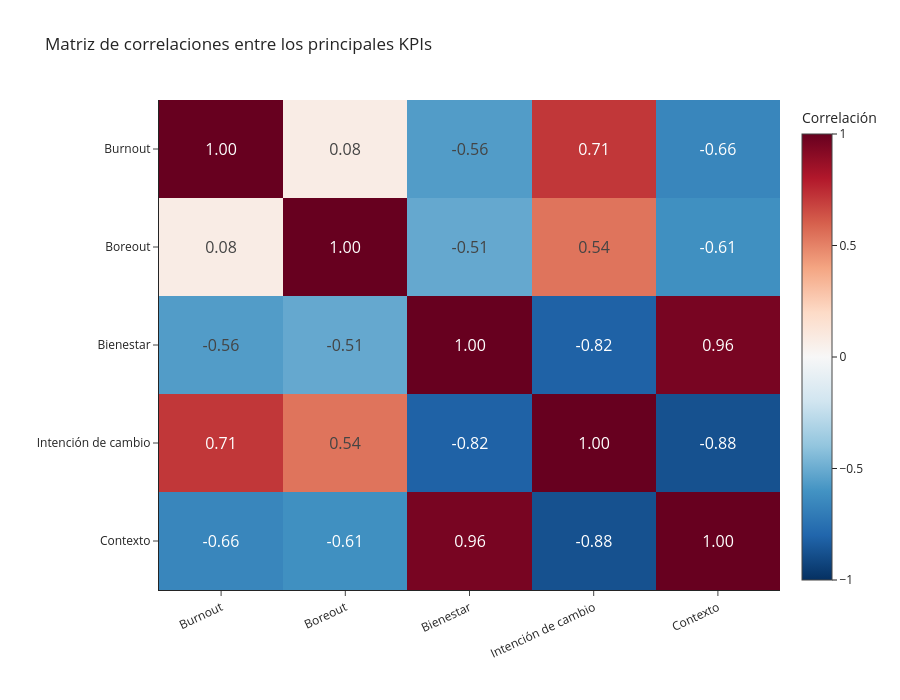

The notebook cell this image was saved under:
### Code cell
# ============================================================
# MATRIZ DE CORRELACIONES ENTRE KPIs
# ============================================================

import plotly.express as px


kpi_cols = [
    "kpi_burnout",
    "kpi_boreout",
    "kpi_bienestar",
    "kpi_rotacion",
    "kpi_contexto",
]

nombres_kpi = {
    "kpi_burnout": "Burnout",
    "kpi_boreout": "Boreout",
    "kpi_bienestar": "Bienestar",
    "kpi_rotacion": "Intención de cambio",
    "kpi_contexto": "Contexto",
}


# Calcular matriz de correlaciones
matriz_correlaciones = (
    df_benchmark[kpi_cols]
    .corr()
)


# Renombrar filas y columnas para la visualización
matriz_correlaciones_grafico = (
    matriz_correlaciones
    .rename(
        index=nombres_kpi,
        columns=nombres_kpi,
    )
)


# Gráfico
fig_correlaciones = px.imshow(
    matriz_correlaciones_grafico,
    text_auto=".2f",
    aspect="auto",
    color_continuous_scale="RdBu_r",
    zmin=-1,
    zmax=1,
    labels={
        "color": "Correlación",
    },
    title="Matriz de correlaciones entre los principales KPIs",
)


# Formato
fig_correlaciones.update_traces(
    textfont_size=16,
)

fig_correlaciones.update_layout(
    template="simple_white",
    width=900,
    height=700,
    margin=dict(
        t=100,
        r=100,
        b=110,
        l=130,
    ),
)

fig_correlaciones.update_xaxes(
    side="bottom",
    tickangle=-25,
    title="",
)

fig_correlaciones.update_yaxes(
    title="",
)


# Mostrar gráfico
fig_correlaciones.show()


# Guardar en la carpeta visualizaciones de la raíz
fig_correlaciones.write_image(
    RUTA_VISUALIZACIONES
    / "07_correlaciones_kpis.png",
    scale=2,
)

### Figure 1 — Plotly figure (JSON) as saved in the notebook; plotly's stock layout.template omitted (floating-point values rounded to 4 significant figures)
{"data": [{"coloraxis": "coloraxis", "hovertemplate": "x: %{x}<br>y: %{y}<br>Correlación: %{z}<extra></extra>", "name": "0", "textfont": {"size": 16}, "texttemplate": "%{z:.2f}", "type": "heatmap", "x": ["Burnout", "Boreout", "Bienestar", "Intención de cambio", "Contexto"], "xaxis": "x", "y": ["Burnout", "Boreout", "Bienestar", "Intención de cambio", "Contexto"], "yaxis": "y", "z": [[1.0, 0.07507, -0.562, 0.7147, -0.6597], [0.07507, 1.0, -0.5148, 0.5415, -0.6147], [-0.562, -0.5148, 1.0, -0.8153, 0.9554], [0.7147, 0.5415, -0.8153, 1.0, -0.8779], [-0.6597, -0.6147, 0.9554, -0.8779, 1.0]]}], "layout": {"coloraxis": {"autocolorscale": false, "cmax": 1, "cmin": -1, "colorbar": {"title": {"text": "Correlación"}}, "colorscale": [[0, "rgb(5,48,97)"], [0.1, "rgb(33,102,172)"], [0.2, "rgb(67,147,195)"], [0.3, "rgb(146,197,222)"], [0.4, "rgb(209,229,240)"], [0.5, "rgb(247,247,247)"], [0.6, "rgb(253,219,199)"], [0.7, "rgb(244,165,130)"], [0.8, "rgb(214,96,77)"], [0.9, "rgb(178,24,43)"], [1, "rgb(103,0,31)"]]}, "height": 700, "margin": {"b": 110, "l": 130, "r": 100, "t": 100}, "title": {"text": "Matriz de correlaciones entre los principales KPIs"}, "width": 900, "xaxis": {"anchor": "y", "domain": [0, 1], "side": "bottom", "tickangle": -25, "title": {"text": ""}}, "yaxis": {"anchor": "x", "autorange": "reversed", "domain": [0, 1], "title": {"text": ""}}}}
